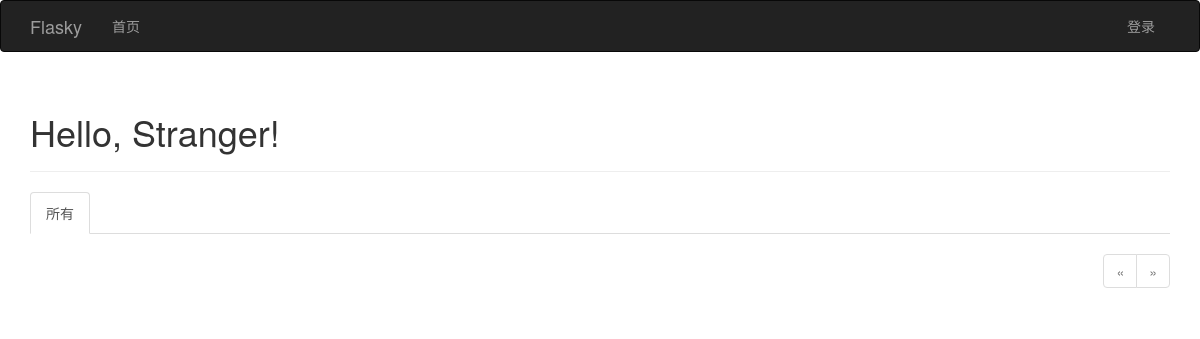
The app's page /, older data.
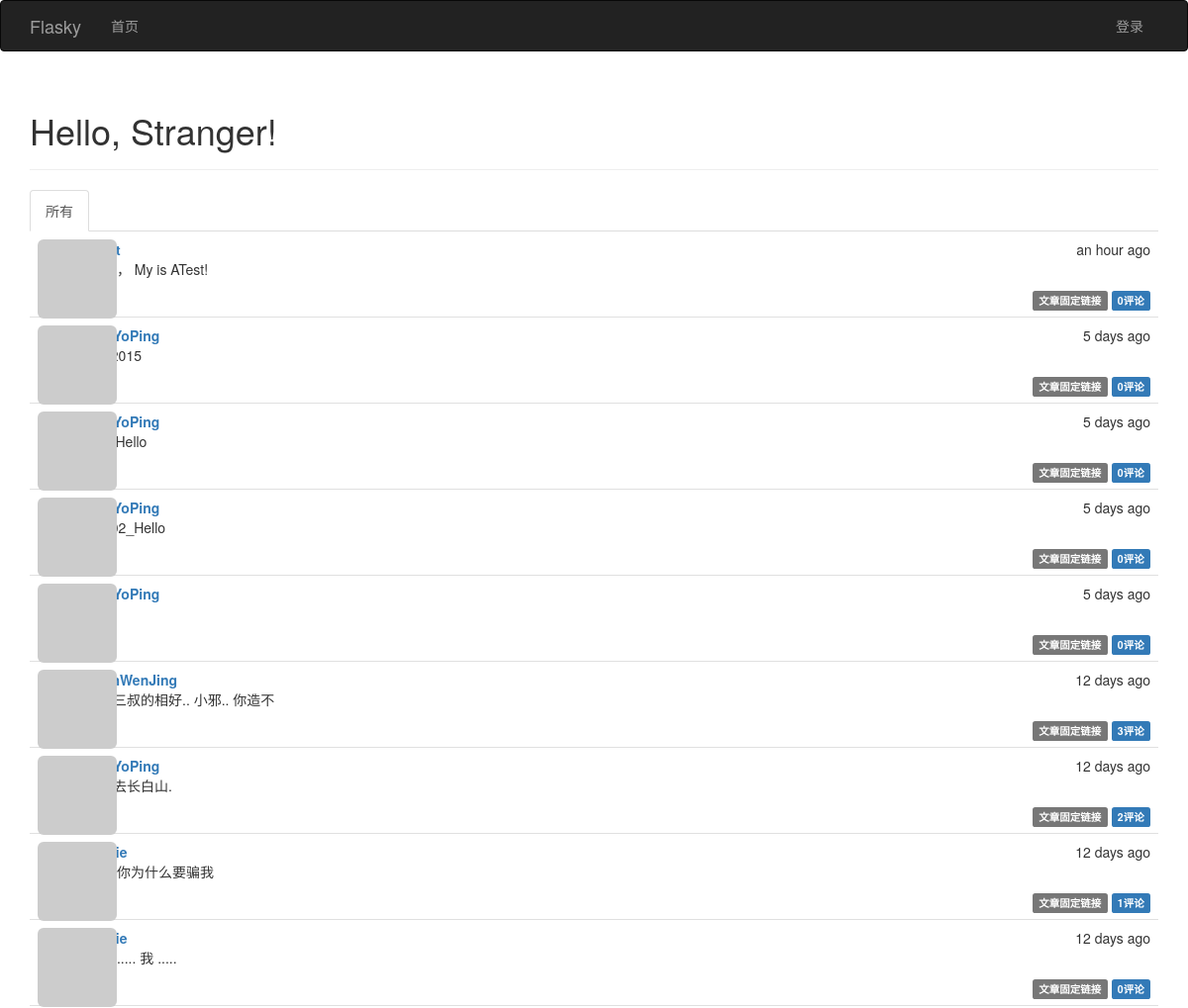
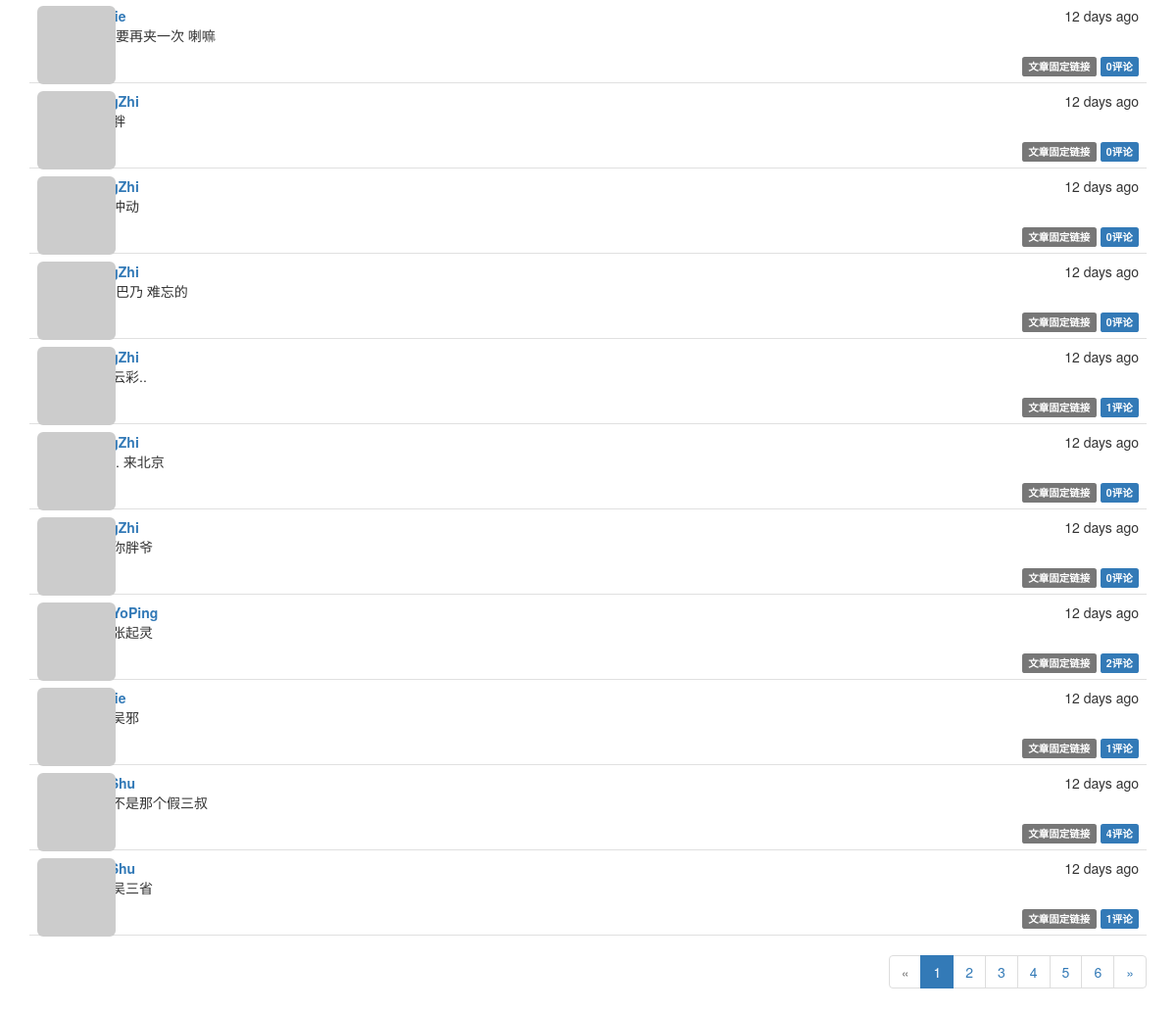
The same page, newer data (2 pictures, top to bottom).
### app/models.py (models this page shows, shortened)
class Post(db.Model):
              __tablename__ = 'posts'  #表名: posts
              id = db.Column(db.Integer, primary_key=True)  #列名： 文章id
              body = db.Column(db.Text)                     #列名:  文章内容
              timestamp = db.Column(db.DateTime, index=True, default=datetime.utcnow) #列名：时间戳
              author_id = db.Column(db.Integer, db.ForeignKey('users.id'))     #作者id 链接到users表的id
              body_html = db.Column(db.Text)      #列名: 博客文章HTML代码缓存（处理Markdown文本）
              comments = db.relationship('Comment', backref='post', lazy='dynamic')
              ''' 使用: python manage.py shell
                        Post.generate_fake(100)
              '''

class User(UserMixin, db.Model):
              __tablename__ = 'users'                                       #表名 users
              id = db.Column(db.Integer, primary_key=True)                  #列名 id
              email = db.Column(db.String(64), unique=True, index=True)     #列名 email （用户使用电子邮件进行登录）
              username = db.Column(db.String(64), unique=True, index=True)  #列名 username
              role_id = db.Column(db.Integer, db.ForeignKey('roles.id'))
              password_hash = db.Column(db.String(128))                     #列名: 密码哈希散列
              confirmed = db.Column(db.Boolean, default=False)              #列名: 注册用户确认 (1表示已验证, 0表示没有验证)
              name = db.Column(db.String(64))                               #列名: 真实姓名
              location = db.Column(db.String(64))                           #列名: 所在地
              about_me = db.Column(db.Text())                               #列名: 自我介绍
              member_since = db.Column(db.DateTime(), default=datetime.utcnow)  #列名: 注册日期
              last_seen = db.Column(db.DateTime(), default=datetime.utcnow)     #列名: 最后访问日期
              avatar_hash = db.Column(db.String(32))  #Gravatar头像生成的MD5值
              posts = db.relationship('Post', backref='author', lazy='dynamic') #外链到posts文章表
              followed = db.relationship('Follow',
                                         foreign_keys=[Follow.follower_id],             #foreign_keys参数指定外键,防止外键间的歧义
                                         backref=db.backref('follower', lazy='joined'), #lazy='joined'  加载记录,但使用联结
                                         lazy='dynamic',                                #lazy='dynamic' 不加载记录，但提供加载记录的查询
                                         cascade='all, delete-orphan')                  #启用所有默认层叠选项,而且删除孤儿记录
              followers = db.relationship('Follow',
                                          foreign_keys=[Follow.followed_id],
                                          backref=db.backref('followed', lazy='joined'),
                                          lazy='dynamic',
                                          cascade='all, delete-orphan')
              comments = db.relationship('Comment', backref='author', lazy='dynamic')
              @property  #@property作用是将方法函数变成了属性
              def password(self):
                            '''  password的只读属性(如果试图读取password属性的值,则会返回错误)  '''
                            raise AttributeError('password is not a readable attribute')
              def gravatar(self, size=100, default='identicon', rating='g'):
                            if request.is_secure:
                                          url = 'https://secure.gravatar.com/avatar'
                            else:
                                          url = 'http://www.gravatar.com/avatar'
                            hash = self.avatar_hash or hashlib.md5(self.email.encode('utf-8')).hexdigest()
                            return '{url}/{hash}?s={size}&d={default}&r={rating}'.format(url=url, hash=hash, size=size, default=default, rating=rating)
              ''' 使用: python manage.py shell
                       User.generate_fake(100)
              '''

### app/main/views.py (the view)
@main.route('/', methods=['GET', 'POST'])
def index():
    form = PostForm()
    if current_user.can(Permission.WRITE_ARTICLES) and form.validate_on_submit():
        post = Post(body=form.body.data, author=current_user._get_current_object())
        db.session.add(post)
        return redirect(url_for('.index'))
    page = request.args.get('page', 1, type=int)
    show_followed = False  #默认显示所有文章
    if current_user.is_authenticated():
        show_followed = bool(request.cookies.get('show_followed', ''))
    if show_followed:
        query = current_user.followed_posts #限制只显示所关注用户的文章
    else:
        query = Post.query  #显示所有文章
    pagination = query.order_by(Post.timestamp.desc()).paginate(page, per_page=current_app.config['FLASKY_POSTS_PER_PAGE'], error_out=False)
    posts = pagination.items
    return render_template('index.html', form=form, posts=posts, show_followed=show_followed, pagination=pagination)

### app/auth/views.py (called while the page is built)
@auth.before_app_request
def before_request():
              ''' 2.更新已登录用户的访问时间 '''
              if current_user.is_authenticated():
                            current_user.ping()   #更新已登录用户的访问时间
                            if not current_user.confirmed \
                               and request.endpoint[:5] != 'auth.' \
                               and request.endpoint != 'static':
                                          return redirect(url_for('auth.unconfirmed'))

### app/main/__init__.py (called while the page is built)
@main.app_context_processor
def inject_permissions():
              return dict(Permission=Permission)

### app/main/views.py (called while the page is built)
@main.after_app_request
def after_request(response):
    for query in get_debug_queries():
        if query.duration >= current_app.config['FLASKY_SLOW_DB_QUERY_TIME']:
            current_app.logger.warning(
                'Slow query: %s\nParameters: %s\nDuration: %fs\nContext: %s\n'
                % (query.statement, query.parameters, query.duration,
                   query.context))
    return response

### app/models.py (called while the page is built)
              def can(self, permissions):
                            return False

              def is_administrator(self):
                            return False

### app/templates/index.html (shortened to what this page needs)
{% extends "base.html" %}
{% import "bootstrap/wtf.html" as wtf %}
{% import "_macros.html" as macros %}
{% block page_content %}
<div class="page-header">
    <h1>Hello, {% if current_user.is_authenticated() %}{{ current_user.username }}{% else %}Stranger{% endif %}!</h1>
</div>
<div class="post-tabs">
    <ul class="nav nav-tabs">
        <li{% if not show_followed %} class="active"{% endif %}><a href="{{ url_for('.show_all') }}">所有</a></li>
    </ul>
    {% include '_posts.html' %}
</div>
{% if pagination %}
<div class="pagination">
    {{ macros.pagination_widget(pagination, '.index') }}
</div>
{% endif %}
{% endblock %}

### app/templates/base.html (shortened to what this page needs)
{%  extends "bootstrap/base.html" %}
{% block head %}
{{ super() }}
<link rel="stylesheet" type="text/css" href="{{ url_for('static', filename='styles.css') }}">
{% endblock %}
{% block navbar %}
<div class="navbar navbar-inverse" role="navigation">
              <div class="container">
                            <div class="navbar-header">
                                          <a  class="navbar-brand" href="{{ url_for('main.index') }}">Flasky</a>
                            </div>
                            <div class="navbar-collapse collapse">
                                          <ul class="nav navbar-nav">
                                                        <li><a href="{{ url_for('main.index') }}">首页</a></li>
                                          </ul>
                                          <ul class="nav navbar-nav navbar-right">
                                           {% if current_user.is_authenticated() %}
                                           <li class="dropdown">
                                           <a href="#" class="dropdown-toggle" data-toggle="dropdown">账户<b class="caret"></b></a>
                                           <ul class="dropdown-menu">
                                                <li> <a href="{{ url_for('auth.change_password') }}">更改密码 </a> </li>
                                                <li> <a href="{{ url_for('auth.change_email_request') }}">更改邮件地址 </a> </li>
                                                <li> <a href="{{ url_for('auth.logout') }}">退出</a> </li>
                                            <ul>
                                           </li>
                                           {% else %}
                                           <li> <a href="{{ url_for('auth.login')}}">登录</a> </li>
                                           {% endif %}
                                          </ul>
                            </div>
              </div>
</div>
{% endblock %}
{% block content %}
<div class="container">
              {% block page_content %} {%  endblock %}
</div>
{% endblock %}

### app/templates/_macros.html
{% macro pagination_widget(pagination, endpoint, fragment='') %}
<ul class="pagination">
    <li{% if not pagination.has_prev %} class="disabled"{% endif %}>
        <a href="{% if pagination.has_prev %}{{ url_for(endpoint, page=pagination.prev_num, **kwargs) }} {{ fragment}} {% else %}#{% endif %}">
            &laquo;
        </a>
    </li>
    {% for p in pagination.iter_pages() %}
        {% if p %}
            {% if p == pagination.page %}
            <li class="active">
                <a href="{{ url_for(endpoint, page = p, **kwargs) }} {{ fragment}}">{{ p }}</a>
            </li>
            {% else %}
            <li>
                <a href="{{ url_for(endpoint, page = p, **kwargs) }} {{ fragment}}">{{ p }}</a>
            </li>
            {% endif %}
        {% else %}
        <li class="disabled"><a href="#">&hellip;</a></li>
        {% endif %}
    {% endfor %}
    <li{% if not pagination.has_next %} class="disabled"{% endif %}>
        <a href="{% if pagination.has_next %}{{ url_for(endpoint, page=pagination.next_num, **kwargs) }}{{fragment}}{% else %}#{% endif %}">
            &raquo;
        </a>
    </li>
</ul>
{% endmacro %}

### app/templates/_posts.html (shortened to what this page needs)
<ul class="posts">
{% for post in posts %}
<li class="post">
   <div class="post-thumbnail">
      <a href="{{ url_for('.user', username=post.author.username) }}">
      <img class="img-rounded profile-thumbnail" src="{{ post.author.gravatar(size=40) }}">
      </a>
   </div>
  <div class="post-content">
    <div class="post-date">{{ moment(post.timestamp).fromNow() }}</div>
    <div class="post-author"><a href="{{ url_for('.user', username=post.author.username) }}">{{ post.author.username }}</a></div>
    <div class="post-body">
    {% if post.body_html %}
        {{ post.body_html | safe }}
    {% else %}
        {{ post.body }}
    {% endif %}
    </div>
    <div class="post-footer">
    <a href="{{ url_for('.post', id=post.id) }}">
    <span class="label label-default">文章固定链接</span>
    </a>
    <a href="{{ url_for('.post', id=post.id) }}#comments">
    <span class="label label-primary">{{ post.comments.count()}}评论</span>
    </a>
    </div>
  </div>
</li>
{% endfor %}
</ul>

### app/static/styles.css (style rules this page uses)
.profile-thumbnail { position: absolute; }
ul.posts { list-style-type: none; padding: 0px; margin: 16px 0px 0px 0px; border-top: 1px solid #e0e0e0; }
ul.posts li.post { padding: 8px; border-bottom: 1px solid #e0e0e0; }
div.post-date { float: right; }
div.post-author { font-weight: bold; }
div.post-thumbnail { position: absolute; }
div.post-content { margin-left: 48px; min-height: 48px; }
div.post-footer { text-align: right; }
div.pagination { width: 100%; text-align: right; padding: 0px; margin: 0px; }
div.post-tabs { margin-top: 16px; }
div.post-tabs ul.posts { margin: 0px; border-top: none; }

Row changes from the older to the newer data that the page shows:
added Post: timestamp "an hour ago", body_html "Hello， My is ATest!", comments.count "0"
added Post: timestamp "5 days ago", author.username "MenYoPing", comments.count "0"
added Post: timestamp "5 days ago", author.username "MenYoPing", comments.count "0"
added Post: timestamp "5 days ago", author.username "MenYoPing", body_html "Test02_Hello", comments.count "0"
added Post: timestamp "5 days ago", author.username "MenYoPing", comments.count "0"
added Post: timestamp "12 days ago", author.username "ChenWenJing", body_html "我是三叔的相好.. 小邪.. 你造不", comments.count "3"
added Post: timestamp "12 days ago", author.username "MenYoPing", body_html "我要去长白山.", comments.count "2"
added Post: timestamp "12 days ago", body_html "三叔 你为什么要骗我", comments.count "1"
added Post: timestamp "12 days ago", body_html "潘子 ..... 我 .....", comments.count "0"
added Post: timestamp "12 days ago", body_html "胖子 要再夹一次 喇嘛", comments.count "0"
added Post: timestamp "12 days ago", comments.count "0"
added Post: timestamp "12 days ago", comments.count "0"
added Post: timestamp "12 days ago", body_html "广西 巴乃 难忘的", comments.count "0"
added Post: timestamp "12 days ago", comments.count "1"
added Post: timestamp "12 days ago", body_html "哈哈.. 来北京", comments.count "0"
added Post: timestamp "12 days ago", body_html "我是你胖爷", comments.count "0"
added Post: timestamp "12 days ago", author.username "MenYoPing", body_html "我是张起灵", comments.count "2"
added Post: timestamp "12 days ago", comments.count "1"
added Post: timestamp "12 days ago", body_html "我是不是那个假三叔", comments.count "4"
added Post: timestamp "12 days ago", body_html "我是吴三省", comments.count "1"
Text that changed along with them:
new list line: "1"
new list line: "2"
new list line: "3"
new list line: "4"
new list line: "5"
new list line: "6"
